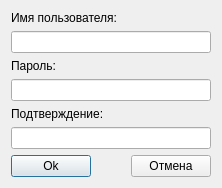
<?xml version="1.0" encoding="UTF-8"?>
<ui version="4.0">
 <class>UserLoginPassManager</class>
 <widget class="QDialog" name="UserLoginPassManager">
  <property name="geometry">
   <rect>
    <x>0</x>
    <y>0</y>
    <width>222</width>
    <height>184</height>
   </rect>
  </property>
  <property name="windowTitle">
   <string>Смена логина\пароля</string>
  </property>
  <layout class="QGridLayout" name="gridLayout">
   <item row="0" column="0">
    <layout class="QVBoxLayout" name="verticalLayout">
     <item>
      <widget class="QLabel" name="labelLogin">
       <property name="text">
        <string>Имя пользователя:</string>
       </property>
      </widget>
     </item>
     <item>
      <widget class="QLineEdit" name="lineEditLogin"/>
     </item>
    </layout>
   </item>
   <item row="1" column="0">
    <layout class="QVBoxLayout" name="verticalLayout_2">
     <item>
      <widget class="QLabel" name="labelPassword">
       <property name="text">
        <string>Пароль:</string>
       </property>
      </widget>
     </item>
     <item>
      <widget class="QLineEdit" name="lineEditPassword">
       <property name="echoMode">
        <enum>QLineEdit::Password</enum>
       </property>
      </widget>
     </item>
    </layout>
   </item>
   <item row="2" column="0">
    <layout class="QVBoxLayout" name="verticalLayout_3">
     <item>
      <widget class="QLabel" name="labelPassConfirm">
       <property name="text">
        <string>Подтверждение:</string>
       </property>
      </widget>
     </item>
     <item>
      <widget class="QLineEdit" name="lineEditPasswordConfirm">
       <property name="echoMode">
        <enum>QLineEdit::Password</enum>
       </property>
      </widget>
     </item>
    </layout>
   </item>
   <item row="3" column="0">
    <layout class="QHBoxLayout" name="horizontalLayout">
     <item>
      <widget class="QPushButton" name="pushButtonOk">
       <property name="text">
        <string>Ok</string>
       </property>
      </widget>
     </item>
     <item>
      <spacer name="horizontalSpacer">
       <property name="orientation">
        <enum>Qt::Horizontal</enum>
       </property>
       <property name="sizeHint" stdset="0">
        <size>
         <width>40</width>
         <height>20</height>
        </size>
       </property>
      </spacer>
     </item>
     <item>
      <widget class="QPushButton" name="pushButtonCancel">
       <property name="text">
        <string>Отмена</string>
       </property>
      </widget>
     </item>
    </layout>
   </item>
  </layout>
 </widget>
 <resources/>
 <connections/>
</ui>
